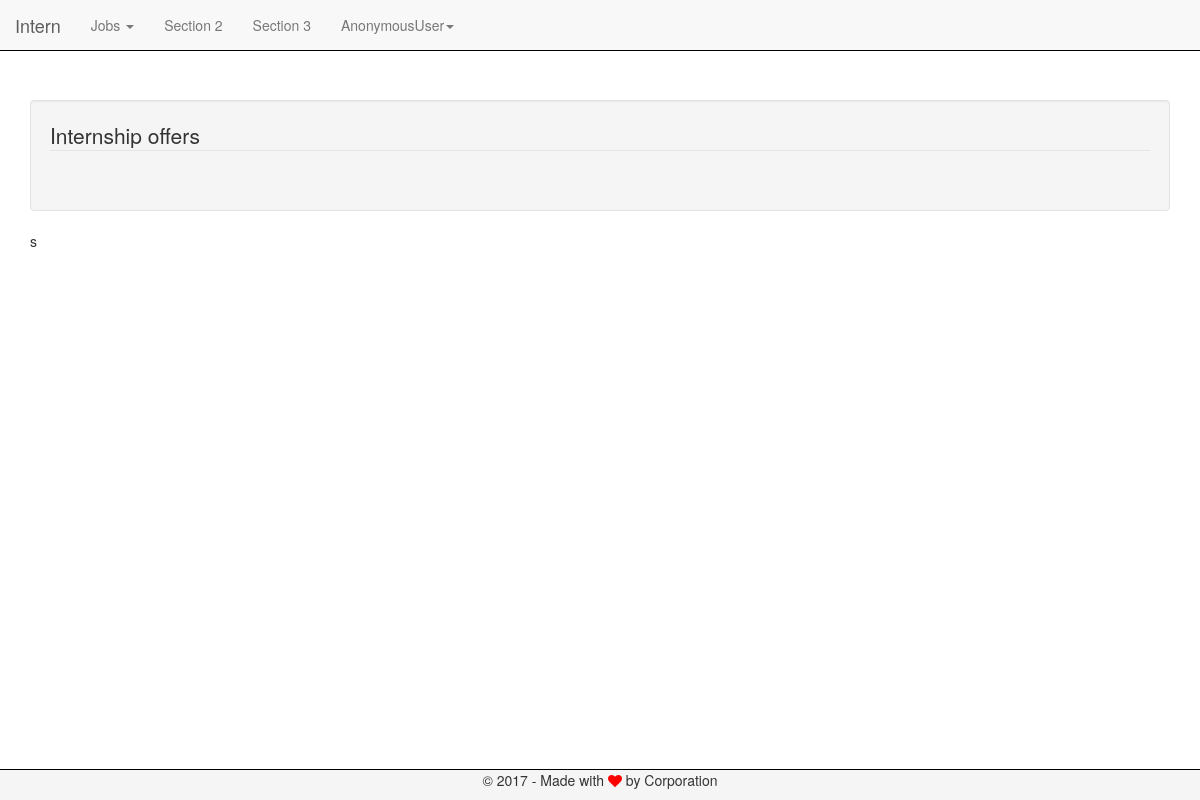
The app's page /jobs/, older data.
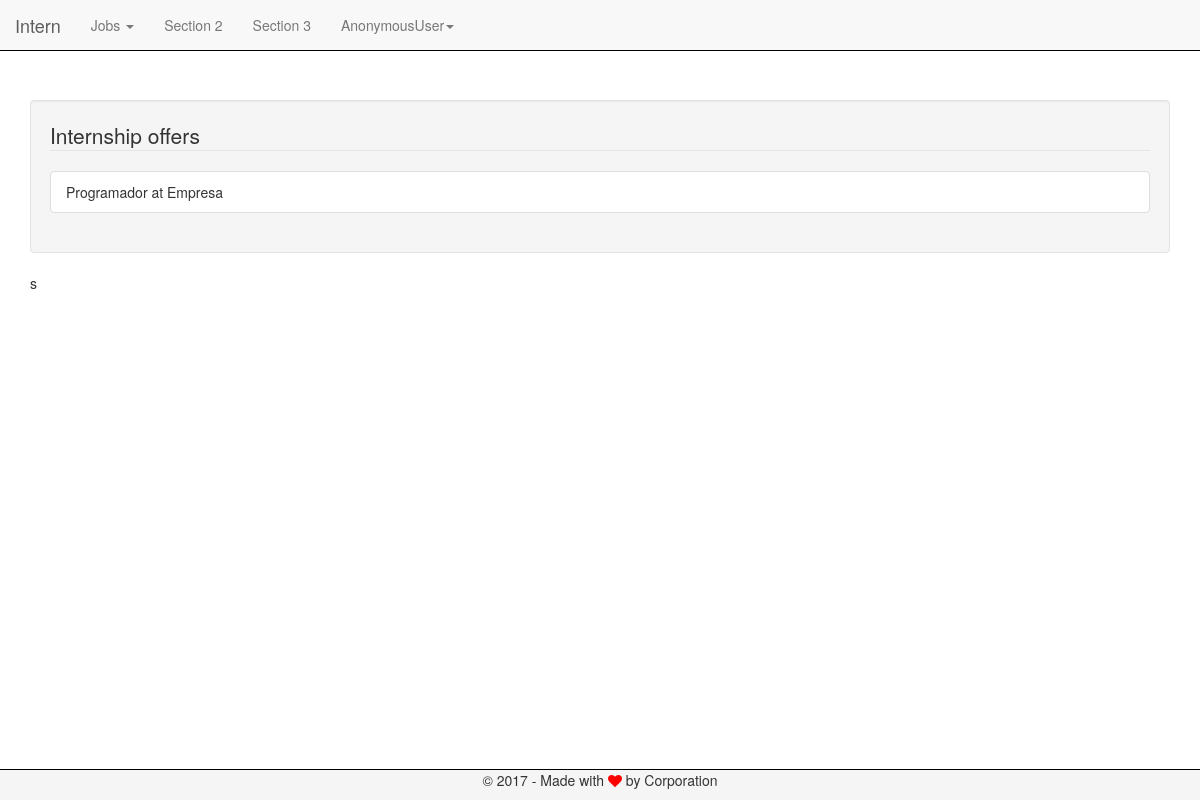
The same page, newer data.
### users/models.py (models this page shows, shortened)
class JobOffer(models.Model):
    company = models.ForeignKey(Company)
    post = models.ForeignKey(JobPost)
    def __str__(self):
        return '{0} at {1}'.format(self.post, self.company)

class JobPost(models.Model):
    name = models.CharField(max_length=200, unique=True)
    description = models.TextField()
    base_salary = models.DecimalField(decimal_places=2, max_digits=10)
    def __str__(self):
        return self.name

class Entity(AbstractBaseUser):
    name = models.CharField(max_length=200)
    email = models.EmailField(verbose_name='email address', max_length=255, primary_key=True);
    street = models.CharField(max_length=200)
    neighborhood = models.CharField(max_length=200)
    city = models.CharField(max_length=200)
    member_since = models.DateField(auto_now=True)
    is_active = models.BooleanField(default=True)
    is_admin = models.BooleanField(default=False)
    is_student = models.BooleanField(default=False)
    is_school = models.BooleanField(default=False)
    is_company = models.BooleanField(default=False)
    USERNAME_FIELD = 'email'
    REQUIRED_FIELDS = ['name', 'street', 'neighborhood', 'city']
    objects = EntityManager()
    def __str__(self):
        return self.name

### jobs/views.py (the view)
# urls.py: url(r'^jobs/$', jobs.views.IndexView.as_view(), name='index'),
class IndexView(View):
    job_post_form = JobPostForm
    job_announcement_form = JobOfferForm
    def get(self, request):
        job_list = JobOffer.objects.all()
        job_post_form = self.job_post_form()
        job_announcement_form = self.job_announcement_form()
        return render(request, 'jobs/index.html', locals())

### templates/jobs/index.html (shortened to what this page needs)
{% extends 'base.html' %}
{% load custom_tags %}
{% block content %}
    <nav class="navbar navbar-default navbar-fixed-top" style="border-bottom: 1px solid black;">
  <div class="container-fluid">
    <div class="navbar-header">
      <a class="navbar-brand" href="#">Intern</a>
    </div>
    <div>
      <div class="collapse navbar-collapse" id="myNavbar">
        <ul class="nav navbar-nav">
          <li class="dropdown"><a class="dropdown-toggle" data-toggle="dropdown" href="#">Jobs <span class="caret"></span></a>
          </li>
          <li><a href="#section2">Section 2</a></li>
          <li><a href="#section3">Section 3</a></li>
          <li class="dropdown"><a class="dropdown-toggle" data-toggle="dropdown" href="#">{{ request.user }}<span class="caret"></span></a>
          </li>
        </ul>
      </div>
    </div>
  </div>
</nav>
    <br><br><br><br><br>
<div id="job-list" class="well">
    <fieldset>
        <legend>Internship offers</legend>
        <ul class="list-group">
            {% for job in job_list %}
                <li class="list-group-item">
                    {{ job }}
                </li>
            {% endfor %}
        </ul>
    </fieldset>
</div>
s
{% endblock %}s

Row changes from the older to the newer data that the page shows:
added JobOffer: post+company "Programador at Empresa"
